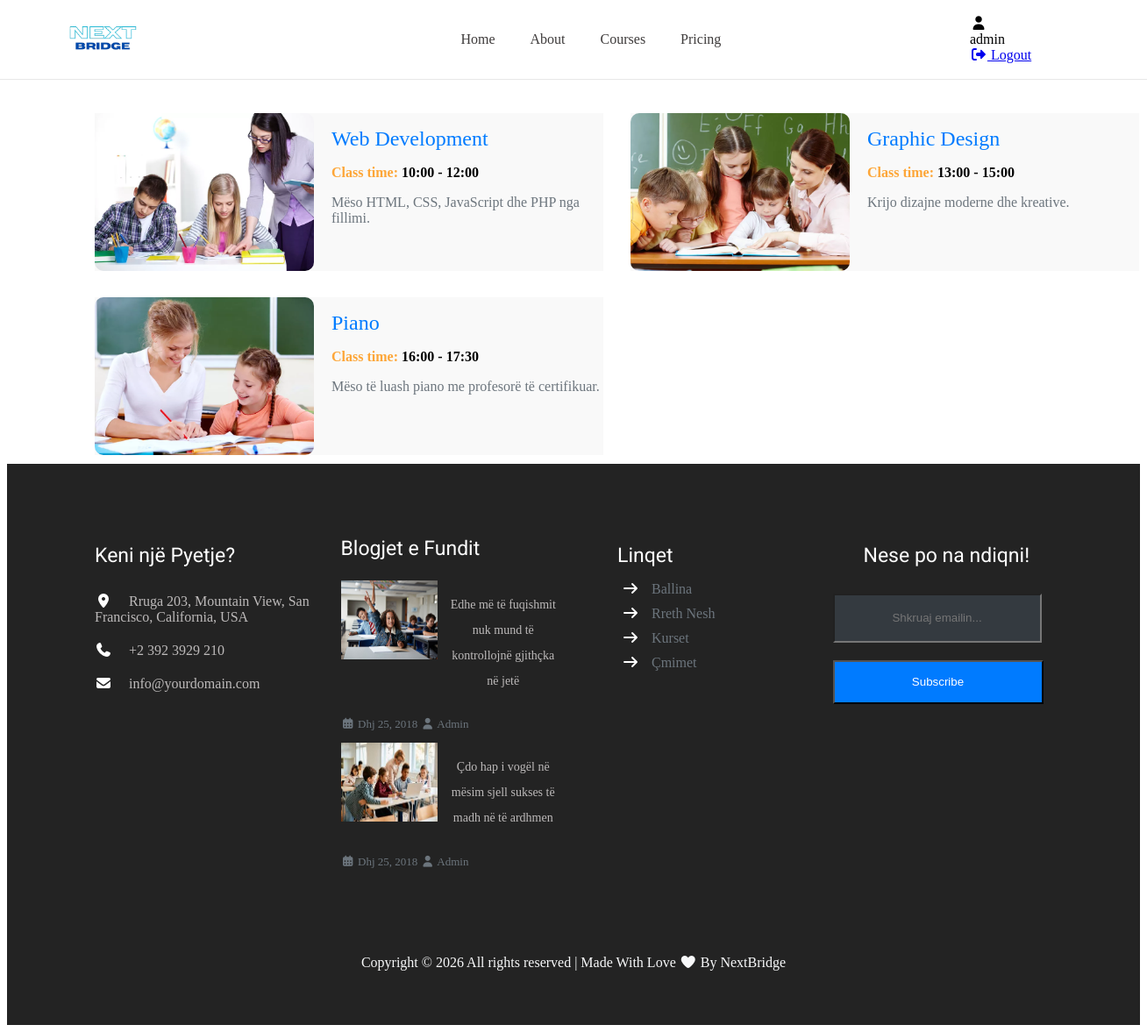
Screenshot of /courses.php (signed in) with the database file from the repository.
### tables this page shows
CREATE TABLE IF NOT EXISTS courses (
    id          INT AUTO_INCREMENT PRIMARY KEY,
    course_name VARCHAR(100) NOT NULL,
    time        VARCHAR(50)  NOT NULL,
    info        TEXT,
    image       VARCHAR(255)
);

### includes/functions.php (called while the page is built, shortened)
<?php
function e($value): string
{
    return htmlspecialchars((string) $value, ENT_QUOTES, 'UTF-8');
}

### courses.php (the view, shortened to what this page needs)
<?php
require_once __DIR__ . '/includes/functions.php';
require_once __DIR__ . '/includes/db.php';
$result = $conn->query("SELECT * FROM courses");
?>
<!DOCTYPE html>
<html lang="en">
<head>
    <link rel="stylesheet" href="https://cdnjs.cloudflare.com/ajax/libs/font-awesome/7.0.1/css/all.min.css">
    <link rel="stylesheet" href="assets/css/style.css"/>
</head>
<body>
<?php include __DIR__ . "/includes/header.php"; ?>
<main>
<?php while ($row = $result->fetch_assoc()) { ?>
<div class="box">
    <div class="img">
    <img src="assets/images/<?php echo e($row['image']); ?>" alt="<?php echo e($row['course_name']); ?>">
    </div>
    <div class="iner-box">
        <h1><?php echo e($row['course_name']); ?></h1>
        <h3>Class time:<span> <?php echo e($row['time']); ?></span></h3>
        <p><?php echo e($row['info']); ?></p>
    </div>
</div>
<?php } ?>
</main>
<?php
include __DIR__ . "/includes/footer.php";
?>
</body>
</html>

### assets/css/style.css (style rules this page uses)
:root { --blue: #007bff; --indigo: #6610f2; --purple: #6f42c1; --pink: #e83e8c; --red: #dc3545; --orange: #fd7e14; --yellow: #ffc107; --green: #28a745; --teal: #20c997; --cyan: #17a2b8; --white: #fff; --gray: #6c757d; --gray-dark: #343a40; --primary: #007bff; --secondary: #6c757d; --success: #28a745; --info: #17a2b8; --warning: #ffc107; --danger: #dc3545; --light: #f8f9fa; --dark: #343a40; }

### courses.php (style rules this page uses)
main { display: grid; grid-template-columns: 2fr 2fr; margin-top: 10%; margin-left: 100px; margin-bottom: 10px; gap: 30px; }
.box { background-color: rgba(182, 182, 182, 0.080); display: flex; width: 580px; }
.img { margin-right: 20px; width: 250px; height: 180px; flex-shrink: 0; }
.img img { width: 100%; height: 100%; object-fit: cover; border-radius: 10px; }
.iner-box h1 { color: var(--blue); font-weight: 500; font-size: 24px; }
.iner-box h3 { color: #fda638; font-size: 16px; }
.iner-box h3 span { color: black; }
.iner-box p { color: var(--gray); font-size: 16px; }
.box { opacity: 0; transform: translateY(40px); transition: all 0.8s ease-out; }
.box.show { opacity: 1; transform: translateY(0); }

### rows the page displays
courses: image (picture), course_name "Web Development", time "10:00 - 12:00", info "Mëso HTML, CSS, JavaScript dhe PHP nga fillimi."
courses: image (picture), course_name "Graphic Design", time "13:00 - 15:00", info "Krijo dizajne moderne dhe kreative."
courses: image (picture), course_name "Piano", time "16:00 - 17:30", info "Mëso të luash piano me profesorë të certifikuar."

### other values shown
$_SESSION['username'] "admin"
